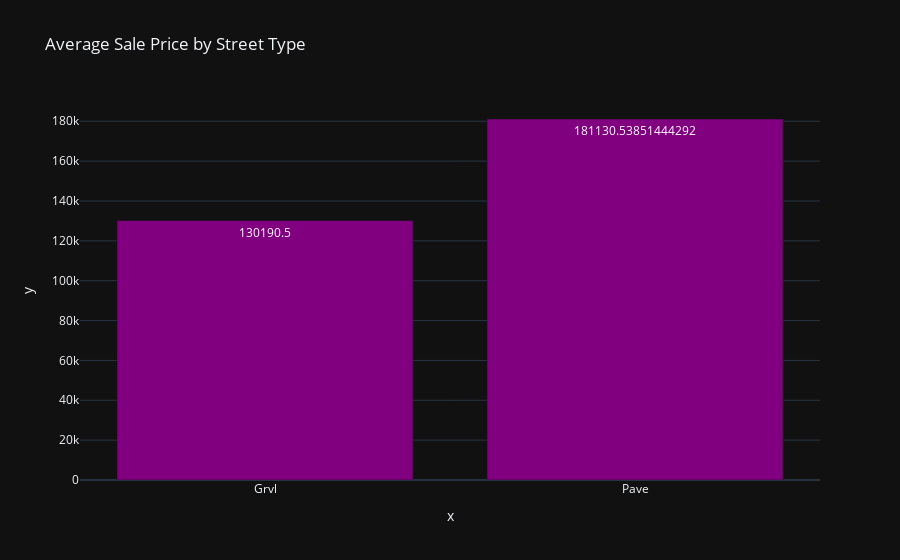

The code cell stored with this chart in its notebook:
### Code cell
street_prices = df.groupby('Street')['SalePrice'].mean()
alley_prices = df.groupby('Alley')['SalePrice'].mean()

# Street Prices
px.bar(x=street_prices.index, y=street_prices.values, title='Average Sale Price by Street Type',
              template='plotly_dark', text=street_prices.values,
              color_discrete_sequence=['purple', 'green'])

### Figure 1 — Plotly figure (JSON) as saved in the notebook; plotly's stock layout.template omitted (floating-point values rounded to 4 significant figures)
{"data": [{"hovertemplate": "x=%{x}<br>y=%{y}<br>text=%{text}<extra></extra>", "legendgroup": "", "marker": {"color": "purple", "pattern": {"shape": ""}}, "name": "", "orientation": "v", "showlegend": false, "text": [130200.0, 181100.0], "textposition": "auto", "type": "bar", "x": ["Grvl", "Pave"], "xaxis": "x", "y": [130200.0, 181100.0], "yaxis": "y"}], "layout": {"barmode": "relative", "legend": {"tracegroupgap": 0}, "title": {"text": "Average Sale Price by Street Type"}, "xaxis": {"anchor": "y", "domain": [0, 1], "title": {"text": "x"}}, "yaxis": {"anchor": "x", "domain": [0, 1], "title": {"text": "y"}}}}
